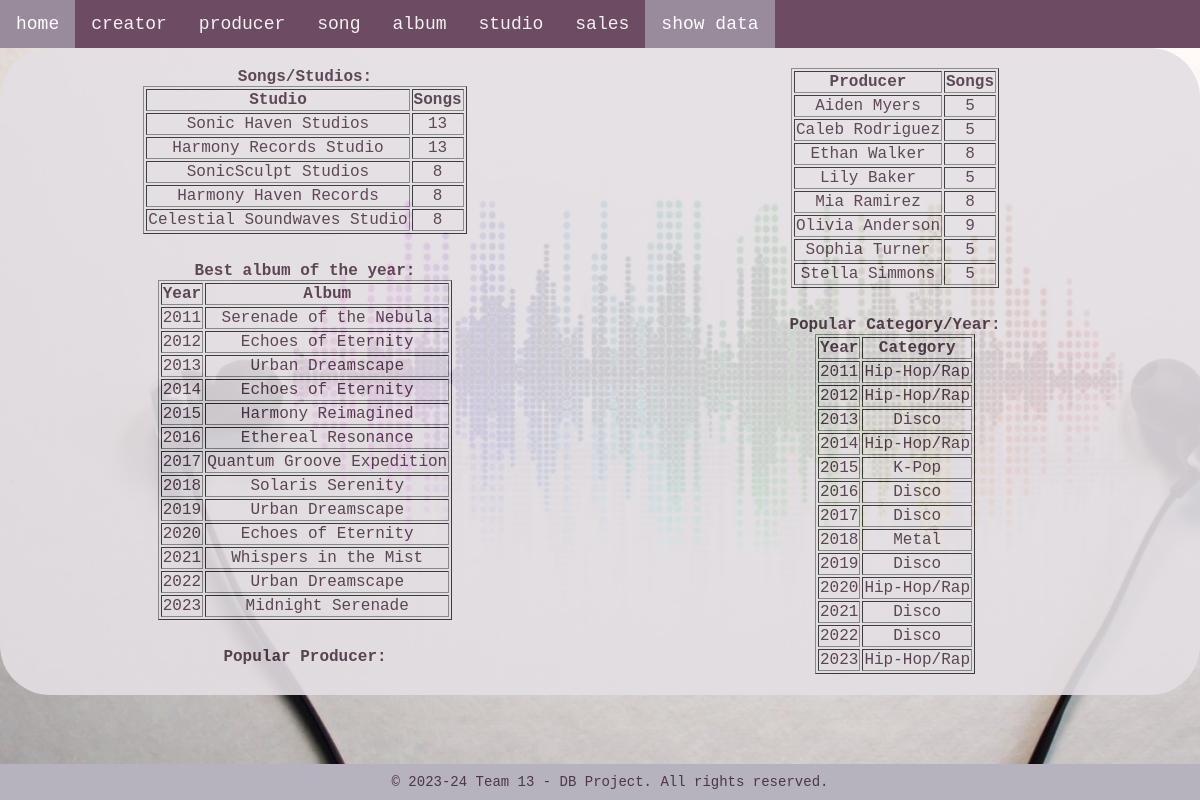
Page /data on the committed database.
### tables this page shows
CREATE TABLE "STUDIO" (
	"studio_id"	INTEGER,
	"studio_name"	varchar(20),
	"street"	varchar(15),
	"streetnum"	varchar(3),
	"city"	varchar(15),
	"postcode"	varchar(5),
	"phone"	varchar(13),
	PRIMARY KEY("studio_id" AUTOINCREMENT)
);

CREATE TABLE "ALBUM" (
	"album_id"	INTEGER,
	"album_title"	varchar(30),
	"release_date"	DATE,
	PRIMARY KEY("album_id" AUTOINCREMENT)
);

### app.py (the view)
@app.route('/data')
def data():
    with get_db() as db:
        cursor = db.cursor()
        cursor.execute("SELECT STUDIO.studio_name AS StudioName, COUNT(SONG.song_id) AS SongCount FROM STUDIO LEFT JOIN SONG ON STUDIO.studio_id = SONG.studio_id GROUP BY STUDIO.studio_id ORDER BY SongCount DESC;")
        studio_data = cursor.fetchall()
        cursor.execute("SELECT SALES.s_year, ALBUM.album_title AS most_popular_album FROM ALBUM JOIN SALES ON ALBUM.album_id = SALES.album_id GROUP BY SALES.s_year ORDER BY SALES.s_year;")
        album_sales_data = cursor.fetchall()
        cursor.execute("SELECT P.firstname || ' ' || P.lastname AS producer_name, COUNT(S.song_id) AS song_count FROM PRODUCER P LEFT JOIN SONG S ON P.producer_id = S.producer_id GROUP BY producer_name;")
        producer_data = cursor.fetchall()
        cursor.execute("SELECT s_year, category FROM(SELECT category, album_qtty*COUNT(SONG.song_id) AS CAT_SONG_SOLD, SALES.s_year FROM ALBUM, SALES, INCLUDES, SONG WHERE ALBUM.album_id=SALES.album_id AND ALBUM.album_id=INCLUDES.album_id AND INCLUDES.song_id=SONG.song_id GROUP BY ALBUM.album_id, SALES.s_year, SONG.category) GROUP BY s_year;")
        category_data = cursor.fetchall()
    return render_template('data.html', studio_data=studio_data, album_sales_data=album_sales_data,producer_data=producer_data,category_data=category_data)

### app.py (called while the page is built)
def get_db():
    db = getattr(g, '_database', None)
    if db is None:
        db = g._database = sqlite3.connect('music.db')
    return db

@app.teardown_appcontext
def close_connection(exception):
    db = getattr(g, '_database', None)
    if db is not None:
        db.close()

### templates/data.html (shortened to what this page needs)
<!DOCTYPE html>
<html lang="en">
<head>
    <link rel="stylesheet" href="../static/style.css">
</head>
<body>
    <div class="topnav">
        <a href="{{ url_for('home') }}">home</a>
        <a href="{{ url_for('creator') }}">creator</a>
        <a href="{{ url_for('producer') }}">producer</a>
        <a href="{{ url_for('song') }}">song</a>
        <a href="{{ url_for('album') }}">album</a>
        <a href="{{ url_for('studio') }}">studio</a>
        <a href="{{ url_for('sales') }}">sales</a>
        <a class="active" href="{{ url_for('data') }}">show data</a>
    </div>
    <div class="box">
        <form action="/studio" method="POST">
            <div class="tables">
                <label for="table1"><b>Songs/Studios:</b></label><br>
                <div class="table1">
                    <table class="centered-table" border="1">
                        <thead>
                            <tr>
                                <th>Studio</th>
                                <th>Songs</th>
                            </tr>
                        </thead>
                        <tbody>
                            {% for row in studio_data %}
                                <tr>
                                    <td>{{ row[0] }}</td>
                                    <td>{{ row[1] }}</td>
                                </tr>
                            {% endfor %}
                        </tbody>
                    </table>
                </div></br>
                <label for="table2"><b>Best album of the year:</b></label><br>
                <div class="table2">
                    <table class="centered-table" border="1">
                        <thead>
                            <tr>
                                <th>Year</th>
                                <th>Album</th>
                            </tr>
                        </thead>
                        <tbody>
                            {% for row in album_sales_data %}
                                <tr>
                                    <td>{{ row[0] }}</td>
                                    <td>{{ row[1] }}</td>
                                </tr>
                            {% endfor %}
                        </tbody>
                    </table>
                </div><br>
                <label for="table3"><b>Popular Producer:</b></label><br>
                <div class="table3">
                    <table class="centered-table" border="1">
                        <thead>
                            <tr>
                                <th>Producer</th>
                                <th>Songs</th>
                            </tr>
                        </thead>
                        <tbody>
                            {% for row in producer_data %}
                                <tr>
                                    <td>{{ row[0] }}</td>
                                    <td>{{ row[1] }}</td>
                                </tr>
                            {% endfor %}
                        </tbody>
                    </table>
                </div><br>
                <label for="table4"><b>Popular Category/Year:</b></label><br>
                <div class="table4">
                    <table class="centered-table" border="1">
                        <thead>
                            <tr>
                                <th>Year</th>
                                <th>Category</th>
                            </tr>
                        </thead>
                        <tbody>
                            {% for row in category_data %}
                                <tr>
                                    <td>{{ row[0] }}</td>
                                    <td>{{ row[1] }}</td>
                                </tr>
                            {% endfor %}
                        </tbody>
                    </table>
                </div>
            </div>
        </form>
    </div>
    <footer>
        <p>&copy; 2023-24 Team 13 - DB Project. All rights reserved.</p>
    </footer><br><br>
</body>
</html>

### static/style.css (style rules this page uses)
body { margin: 0; font-family: "Lucida Console", monospace; background-color: #F3F1F3; text-align: center; background-image: url('background.jpg'); background-repeat: no-repeat; background-attachment: fixed; background-size: cover; color: #4d3646; align-items: center; }
footer { position: fixed; bottom: 0; width:100%; padding: 10px; float: left; background-color: #B6B2BE; text-align: center; }
footer p { margin: 0; font-size: 14px; }
.box { border-radius: 50px; background-color: #E3DEE3; padding: 20px; opacity: 0.9; }
.tables { column-count: 2; column-gap: 20px; column-rule-style: solid; column-rule-width: 1px; column-rule-color: #E3DEE3; }
.centered-table { margin: 0 auto; margin-bottom: 10px; }
.topnav { overflow: hidden; background-color: #6D4B63; text-align: left; }
.topnav a { float: left; color: #f2f2f2; background-color: #6D4B63; text-align: center; padding: 14px 16px; text-decoration: none; font-size: 18px; }
.topnav a.active { background-color: #998A9C; color: #ffffff; }

### rows in the picture
STUDIO: studio_name "Sonic Haven Studios", row "13"
STUDIO: studio_name "Harmony Records Studio", row "13"
STUDIO: studio_name "SonicSculpt Studios", row "8"
STUDIO: studio_name "Harmony Haven Records", row "8"
STUDIO: studio_name "Celestial Soundwaves Studio", row "8"
ALBUM: row "2011", album_title "Serenade of the Nebula"
ALBUM: row "2012", album_title "Echoes of Eternity", row "2014", row "2020"
ALBUM: row "2013", album_title "Urban Dreamscape", row "2019", row "2022"
ALBUM: row "2015", album_title "Harmony Reimagined"
ALBUM: row "2016", album_title "Ethereal Resonance"
ALBUM: row "2017", album_title "Quantum Groove Expedition"
ALBUM: row "2018", album_title "Solaris Serenity"
ALBUM: row "2021", album_title "Whispers in the Mist"
ALBUM: row "2023", album_title "Midnight Serenade"

### other values in the picture
{{ row[0] }} "Aiden Myers" "Caleb Rodriguez" "Ethan Walker" "Lily Baker" "Mia Ramirez" "Olivia Anderson" "Sophia Turner" "Stella Simmons"
{{ row[1] }} "5" "5" "8" "5" "8" "9" "5" "5"
{{ row[0] }} "2011" "2012" "2013" "2014" "2015" "2016" "2017" "2018" "2019" "2020" "2021" "2022" "2023"
{{ row[1] }} "Hip-Hop/Rap" "Hip-Hop/Rap" "Disco" "Hip-Hop/Rap" "K-Pop" "Disco" "Disco" "Metal" "Disco" "Hip-Hop/Rap" "Disco" "Disco" "Hip-Hop/Rap"
